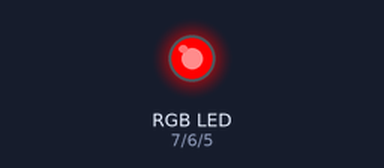
Recording of a sketch running on a simulated Arduino Uno, built with avr-gcc and run on an emulated ATmega328P. Parts: an RGB LED mixed from three pins (HIGH = lit).

Above: at 0.5 s.
At 1.5 s:
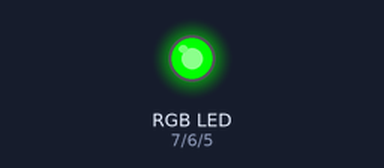
At 5.5 s:
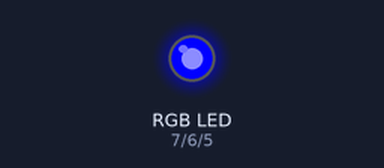
Timing chart, 0 to 6.9 s (numbered marks = the images above):
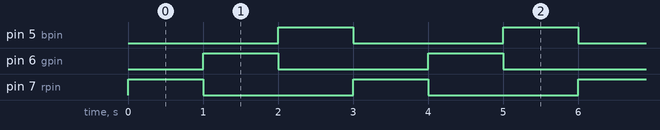

Measured:
- by itself, pin 5 (bpin), pin 6 (gpin), pin 7 (rpin): alternates HIGH for 1.0 s and LOW for 2.0 s
- by itself, everything shown: repeats every 3.0 s, in 3 steps

The sketch:

RGB_LED.ino
```cpp
int rpin = 7;
int gpin = 6;
int bpin = 5;

void setup() {
  pinMode(rpin, OUTPUT);
  pinMode(gpin, OUTPUT);
  pinMode(bpin, OUTPUT);
}

void loop() {
  setColor(255, 0, 0);
  delay(1000);
  setColor(0, 255, 0);
  delay(1000);
  setColor(0, 0, 255);
  delay(1000);

}

void setColor(int rval, int gval, int bval){
  analogWrite(rpin, rval);
  analogWrite(bpin, bval);
  analogWrite(gpin, gval);
}
```
